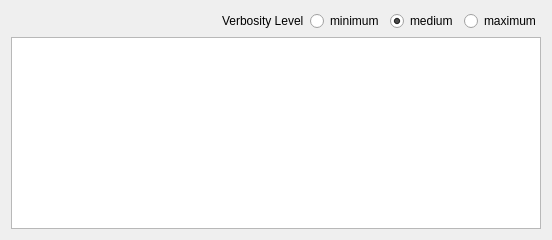
             <widget class="QWidget" name="tab" >
              <attribute name="title" >
               <string>Notes</string>
              </attribute>
              <layout class="QGridLayout" name="gridLayout_6" >
               <item row="0" column="0" >
                <spacer name="horizontalSpacer_9" >
                 <property name="orientation" >
                  <enum>Qt::Horizontal</enum>
                 </property>
                 <property name="sizeHint" stdset="0" >
                  <size>
                   <width>205</width>
                   <height>20</height>
                  </size>
                 </property>
                </spacer>
               </item>
               <item row="0" column="1" >
                <widget class="QLabel" name="label_35" >
                 <property name="text" >
                  <string>Verbosity Level</string>
                 </property>
                </widget>
               </item>
               <item row="0" column="2" >
                <widget class="QRadioButton" name="notesMinimumVerbosity_radioButton" >
                 <property name="text" >
                  <string>minimum</string>
                 </property>
                </widget>
               </item>
               <item row="0" column="3" >
                <widget class="QRadioButton" name="notesMediumVerbosity_radioButton" >
                 <property name="text" >
                  <string>medium</string>
                 </property>
                 <property name="checked" >
                  <bool>true</bool>
                 </property>
                </widget>
               </item>
               <item row="0" column="4" >
                <widget class="QRadioButton" name="notesMaximumVerbosity_radioButton" >
                 <property name="text" >
                  <string>maximum</string>
                 </property>
                </widget>
               </item>
               <item row="1" column="0" colspan="5" >
                <widget class="QTextBrowser" name="notesBrowser" />
               </item>
              </layout>
             </widget>
